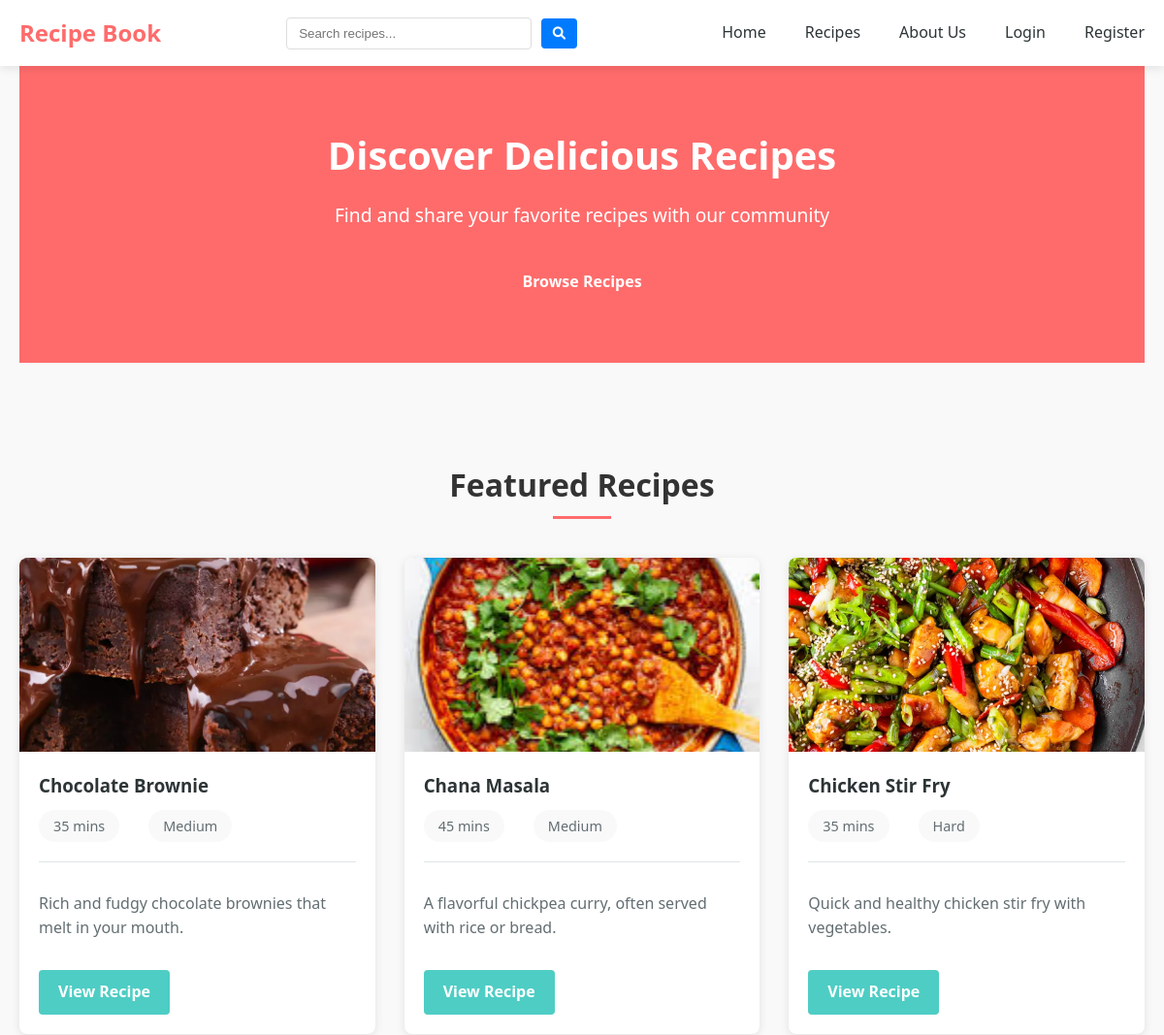
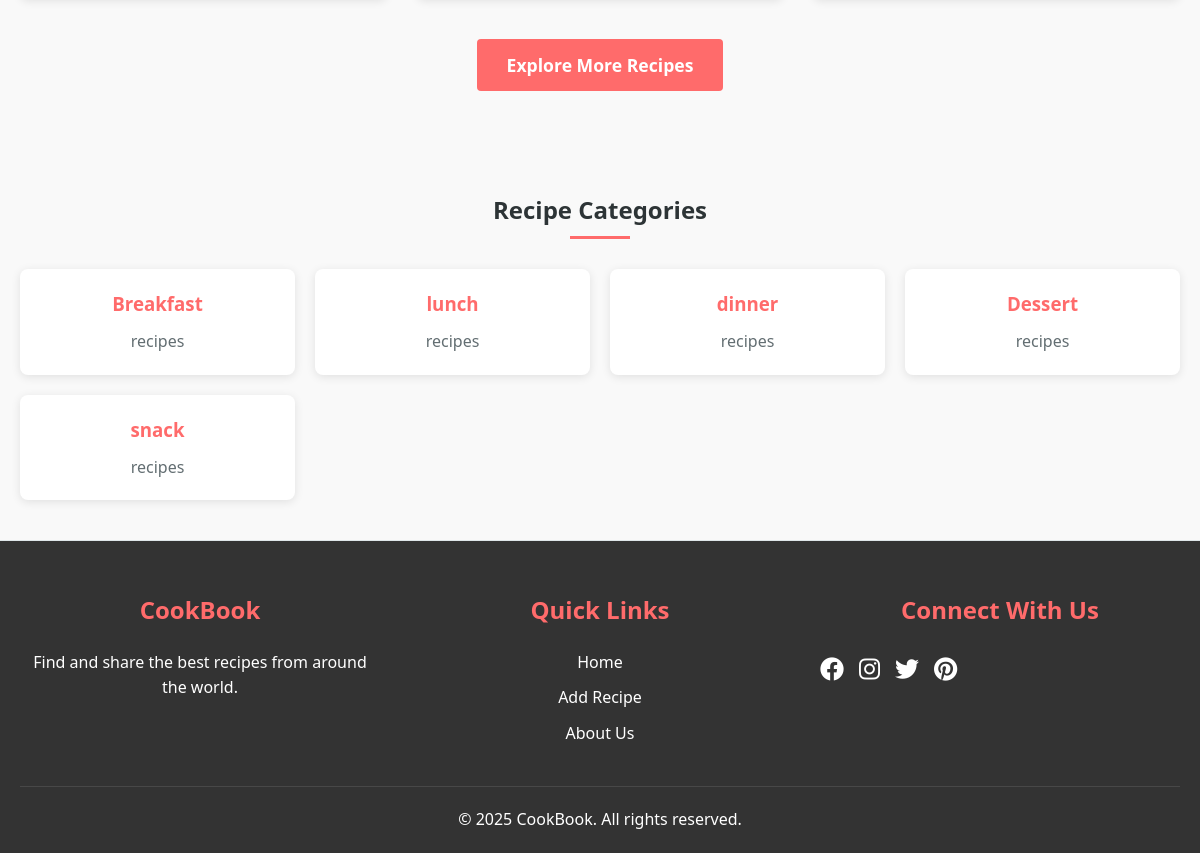
The page / on the database its author committed (2 pictures, top to bottom).
### recipes/models.py (models this page shows, shortened)
class Recipe(models.Model):
    DIFFICULTY_CHOICES = [
        ('easy', 'Easy'),
        ('medium', 'Medium'),
        ('hard', 'Hard'),
    ]
    title = models.CharField(max_length=200)
    description = models.TextField()
    ingredients = models.TextField()
    instructions = models.TextField()
    cooking_time = models.IntegerField(help_text="Cooking time in minutes")
    servings = models.IntegerField()
    difficulty = models.CharField(max_length=10, choices=DIFFICULTY_CHOICES)
    image = models.ImageField(upload_to='recipe_images/', blank=True, null=True)
    category = models.ForeignKey(Category, on_delete=models.SET_NULL, null=True)
    author = models.ForeignKey(User, on_delete=models.CASCADE)
    created_at = models.DateTimeField(auto_now_add=True)
    updated_at = models.DateTimeField(auto_now=True)

class Category(models.Model):
    name = models.CharField(max_length=100)
    description = models.TextField(blank=True)
    class Meta:
        verbose_name_plural = "categories"

### recipes/views.py (the view)
# urls.py: path('', views.home, name='home'),
def home(request):
    recipes = Recipe.objects.all().order_by('-created_at')[:6]
    categories = Category.objects.all()
    return render(request, 'recipes/home.html', {
        'recipes': recipes,
        'categories': categories,
    })

### templates/recipes/home.html (shortened to what this page needs)
{% extends 'base.html' %}
{% block content %}
<section class="hero">
    <div class="hero-content">
        <h1>Discover Delicious Recipes</h1>
        <p>Find and share your favorite recipes with our community</p>
        <a href="{% url 'recipe_list' %}" class="btn btn-primary">Browse Recipes</a>
    </div>
</section>
<section class="featured-recipes">
    <h2>Featured Recipes</h2>
    <div class="recipe-grid">
        {% for recipe in recipes|slice:":3" %}
            <div class="recipe-card">
                <div class="recipe-image">
                    {% if recipe.image %}
                        <img src="{{ recipe.image.url }}" alt="{{ recipe.title }}">
                    {% else %}
                        <div class="no-image">No Image</div>
                    {% endif %}
                </div>
                <div class="recipe-info">
                    <h3>{{ recipe.title }}</h3>
                    <p class="recipe-meta">
                        <span>{{ recipe.cooking_time }} mins</span>
                        <span>{{ recipe.difficulty|title }}</span>
                    </p>
                    <p class="recipe-description">{{ recipe.description|truncatechars:100 }}</p>
                    <a href="{% url 'recipe_detail' recipe.id %}" class="btn btn-secondary">View Recipe</a>
                </div>
            </div>
        {% empty %}
            <p>No recipes available yet.</p>
        {% endfor %}
    </div>
    <div class="explore-more">
        <a href="{% url 'recipe_list' %}" class="btn btn-primary">Explore More Recipes</a>
    </div>
</section>
<section class="categories">
    <h2>Recipe Categories</h2>
    <div class="category-list">
        {% for category in categories %}
            <a href="{% url 'category_detail' category.id %}" class="category-item">
                <h3>{{ category.name }}</h3>
                <span>{{ category.recipes.count }} recipes</span>
            </a>
        {% empty %}
            <p>No categories available yet.</p>
        {% endfor %}
    </div>
</section>
{% endblock %}

### templates/base.html (shortened to what this page needs)
<!DOCTYPE html>
<html lang="en">
<head>
    <link rel="stylesheet" href="https://cdnjs.cloudflare.com/ajax/libs/font-awesome/6.0.0/css/all.min.css">
    <link rel="stylesheet" href="/static/css/styles.css">
</head>
<body>
    <header>
        <div class="container">
            <div class="logo">
                <a href="{% url 'home' %}">Recipe Book</a>
            </div>
            <form method="get" action="{% url 'recipe_list' %}" class="nav-search">
                <input type="text" name="search" placeholder="Search recipes..." value="{{ search_query|default:'' }}">
                <button type="submit"><i class="fas fa-search"></i></button>
            </form>
            <nav>
                <ul>
                    <li><a href="{% url 'home' %}">Home</a></li>
                    <li><a href="{% url 'recipe_list' %}">Recipes</a></li>
                    <li><a href="{% url 'about' %}">About Us</a></li>
                    {% if user.is_authenticated %}
                        <li><a href="{% url 'recipe_create' %}">Add Recipe</a></li>
                        <li class="user-menu">
                            <a href="#" class="user-toggle">{{ user.username }} ▼</a>
                            <ul class="dropdown-menu">
                                <li><a href="{% url 'my_recipes' %}">My Recipes</a></li>
                                <li><a href="{% url 'bookmarks' %}">Bookmark</a></li>
                                <li>
                                    <form method="post" action="{% url 'logout' %}" class="logout-form">
                                        {% csrf_token %}
                                        <button type="submit" class="logout-button">Logout</button>
                                    </form>
                                </li>
                            </ul>
                        </li>
                    {% else %}
                        <li><a href="{% url 'login' %}">Login</a></li>
                        <li><a href="{% url 'register' %}">Register</a></li>
                    {% endif %}
                </ul>
            </nav>
        </div>
    </header>
    <main>
        <div class="container">
            {% block content %}{% endblock %}
        </div>
    </main>
    <footer>
        <div class="container">
            <div class="footer-content">
                <div class="footer-section">
                    <h3 class="footer-title">CookBook</h3>
                    <p>Find and share the best recipes from around the world.</p>
                </div>
                <div class="footer-section">
                    <h3 class="footer-title">Quick Links</h3>
                    <ul class="footer-links">
                        <li><a href="{% url 'home' %}">Home</a></li>
                        <li><a href="{% url 'recipe_create' %}">Add Recipe</a></li>
                        <li><a href="{% url 'about' %}">About Us</a></li>
                    </ul>
                </div>
                <div class="footer-section">
                    <h3 class="footer-title">Connect With Us</h3>
                    <div class="social-links">
                        <a href="#" class="social-link"><i class="fab fa-facebook"></i></a>
                        <a href="#" class="social-link"><i class="fab fa-instagram"></i></a>
                        <a href="#" class="social-link"><i class="fab fa-twitter"></i></a>
                        <a href="#" class="social-link"><i class="fab fa-pinterest"></i></a>
                    </div>
                </div>
            </div>
            <div class="footer-bottom">
                <p>&copy; {% now "Y" %} CookBook. All rights reserved.</p>
            </div>
        </div>
    </footer>
</body>
</html>

### static/css/styles.css (style rules this page uses)
:root { --primary-color: #ff6b6b; --secondary-color: #4ecdc4; --accent-color: #ffd166; --text-color: #2d3436; --light-text: #636e72; --background-color: #ffffff; --light-background: #f9f9f9; --border-color: #dfe6e9; --success-color: #55efc4; --danger-color: #ff7675; --shadow: 0 2px 10px rgba(0, 0, 0, 0.1); }
* { margin: 0; padding: 0; box-sizing: border-box; }
body { font-family: "Segoe UI", Tahoma, Geneva, Verdana, sans-serif; color: var(--text-color); line-height: 1.6; background-color: var(--light-background); }
.container { width: 100%; max-width: 1200px; margin: 0 auto; padding: 0 20px; }
a { text-decoration: none; color: var(--primary-color); transition: color 0.3s ease; }
ul { list-style: none; }
img { max-width: 100%; height: auto; }
.btn { display: inline-block; padding: 10px 20px; border-radius: 4px; font-weight: 600; cursor: pointer; transition: all 0.3s ease; border: none; text-align: center; }
.btn-primary { background-color: var(--primary-color); color: white; }
.btn-secondary { background-color: var(--secondary-color); color: white; }
header { background-color: var(--background-color); box-shadow: var(--shadow); padding: 15px 0; position: sticky; top: 0; z-index: 100; }
header .container { display: flex; justify-content: space-between; align-items: center; }
.logo a { font-size: 24px; font-weight: 700; color: var(--primary-color); }
nav ul { display: flex; }
nav ul li { margin-left: 20px; position: relative; }
nav ul li a { color: var(--text-color); font-weight: 500; }
footer { background-color: var(--background-color); padding: 20px 0; margin-top: 40px; border-top: 1px solid var(--border-color); text-align: center; color: var(--light-text); }
.hero { background-color: var(--primary-color); color: white; padding: 60px 0; text-align: center; margin-bottom: 40px; }
.hero-content h1 { font-size: 2.5rem; margin-bottom: 15px; }
.hero-content p { font-size: 1.2rem; margin-bottom: 30px; max-width: 600px; margin-left: auto; margin-right: auto; }
.featured-recipes, .categories { margin-bottom: 40px; }
.featured-recipes h2, .categories h2 { text-align: center; margin-bottom: 30px; color: var(--text-color); position: relative; padding-bottom: 10px; }
.featured-recipes h2::after, .categories h2::after { content: ""; position: absolute; bottom: 0; left: 50%; transform: translateX(-50%); width: 60px; height: 3px; background-color: var(--primary-color); }
.recipe-grid { display: grid; grid-template-columns: repeat(auto-fill, minmax(300px, 1fr)); gap: 30px; }
.recipe-card { background-color: var(--background-color); border-radius: 8px; overflow: hidden; box-shadow: var(--shadow); transition: transform 0.3s ease; }
.recipe-image { height: 200px; overflow: hidden; }
.recipe-image img { width: 100%; height: 100%; object-fit: cover; transition: transform 0.3s ease; }
.recipe-info { padding: 20px; }
.recipe-info h3 { margin-bottom: 10px; color: var(--text-color); }
.recipe-meta { display: flex; margin-bottom: 10px; color: var(--light-text); font-size: 0.9rem; }
.recipe-meta span { margin-right: 15px; }
.recipe-description { margin-bottom: 15px; color: var(--light-text); }
.category-list { display: grid; grid-template-columns: repeat(auto-fill, minmax(250px, 1fr)); gap: 20px; }
.category-item { background-color: var(--background-color); padding: 20px; border-radius: 8px; box-shadow: var(--shadow); text-align: center; transition: transform 0.3s ease; }
.category-item h3 { margin-bottom: 10px; }
.category-item span { color: var(--light-text); }
.recipe-meta { display: flex; flex-wrap: wrap; gap: 15px; margin-bottom: 30px; padding-bottom: 20px; border-bottom: 1px solid var(--border-color); }
.recipe-meta span { background-color: var(--light-background); padding: 5px 15px; border-radius: 20px; font-size: 0.9rem; }
.recipe-description, .recipe-instructions, .recipe-ingredients { margin-bottom: 30px; }

### templates/recipes/home.html (style rules this page uses)
.featured-recipes { padding: 60px 0; }
.featured-recipes h2 { text-align: center; margin-bottom: 40px; font-size: 2em; color: #333; }
.recipe-grid { display: grid; grid-template-columns: repeat(3, 1fr); gap: 30px; margin-bottom: 40px; }
.explore-more { text-align: center; margin-top: 40px; }
.explore-more .btn { padding: 12px 30px; font-size: 1.1em; background-color: #ff6b6b; color: white; border: none; border-radius: 4px; text-decoration: none; transition: all 0.3s ease; }

### rows shown on the page
Recipe: image (picture), title "Chocolate Brownie", cooking_time "35", difficulty "Medium", description "Rich and fudgy chocolate brownies that melt in your mouth."
Recipe: image (picture), title "Chana Masala", cooking_time "45", difficulty "Medium", description "A flavorful chickpea curry, often served with rice or bread."
Recipe: image (picture), title "Chicken Stir Fry", cooking_time "35", difficulty "Hard", description "Quick and healthy chicken stir fry with vegetables."
Category: name "Breakfast"
Category: name "lunch"
Category: name "dinner"
Category: name "Dessert"
Category: name "snack"
